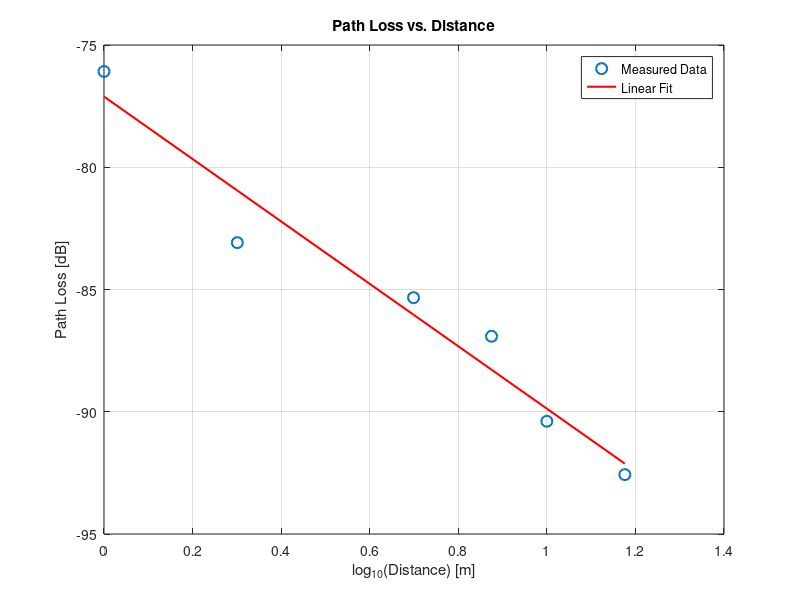
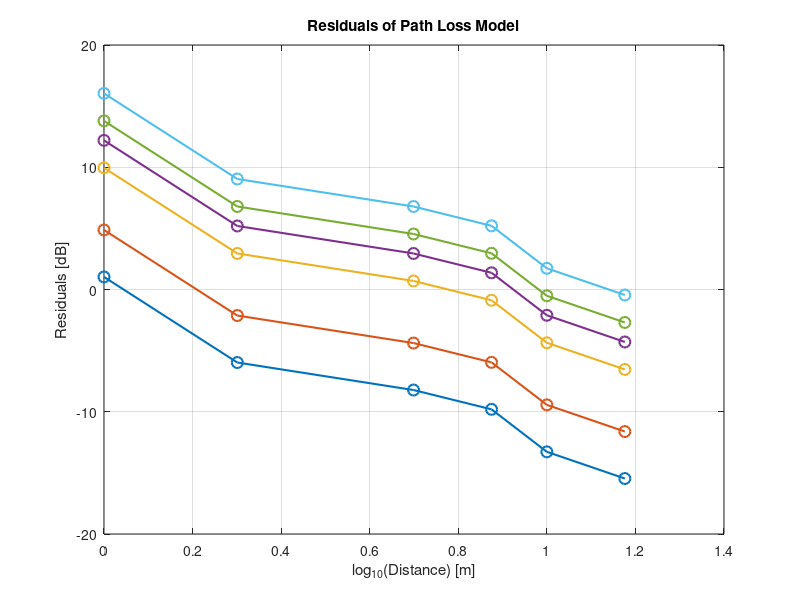
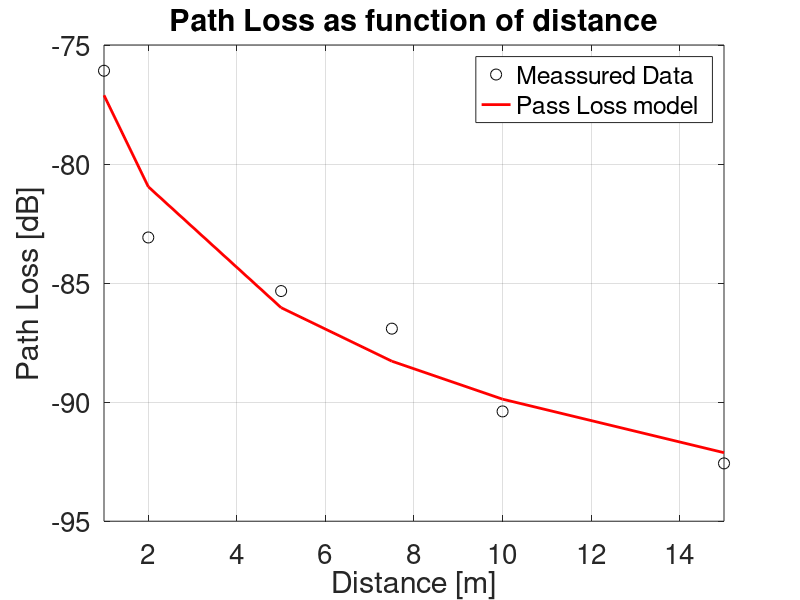

The MATLAB script that drew these images, in order:
% Clear workspace and command window
clear; clc;

% Define measured distances (in meters)
distances = [1, 2, 5, 7.5 , 10, 15]; 

% Meassured RSSI
rssi_values = {
    [-76, -82, -76, -76, -76, -73, -84, -76, -75, -77, -75, -75, -80, -76, -76, -74, -78, -77, -76, -76, -77, -76, -76, -76, -75, -79, -77, -74, -73, -78, -76, -75, -75, -75, -74, -77, -75, -75, -80, -76, -75, -75, -76, -76, -75, -66, -80, -76, -76], % RSSI at 1m
    [-81, -84, -83, -84, -80, -84, -82, -78, -82, -81, -83, -83, -79, -83, -92, -80, -82, -89, -80, -97, -82, -81, -84, -80], % RSSI at 2m
    [-88, -88, -92, -80, -80, -84], % RSSI at 5m
    [-90, -92, -84, -85, -85, -93, -85, -86, -84, -84, -85, -95, -85, -84, -84, -86, -93, -86, -84, -87, -84, -92, -86], % RSSI at 7.5m
    [-92, -89, -90, -88, -92, -92, -88, -90, -88, -95, -87, -92, -94, -88, -90, -93, -90, -89], % RSSI at 10m
    [-92, -92, -92, -94, -92, -92, -94] % RSSI at 15m
};

% Mean
mean_rssi = cellfun(@mean, rssi_values)

% Convert RSSI to path loss
PL = mean_rssi;
log_distances = log10(distances);

% PL = 10n * log10(d) + A
coeffs = polyfit(log_distances, PL, 1);

n = coeffs(1) / 10; 
A = coeffs(2);  

% Compute estimated path loss using the fitted model
PL_estimated = polyval(coeffs, log_distances);

% difference between measured and estimated path loss
residuals = PL - PL_estimated;

% standard diviation
sigma = std(residuals);

fprintf('Estimated Path Loss Exponent (n): %.2f\n', n);
fprintf('Offset Constant (A): %.2f dB\n', A);
fprintf('Shadowing Standard Deviation (σ): %.2f dB\n', sigma);

% Plot Path Loss vs. log10(Distance)

figure;
plot(log_distances, PL, 'o', 'MarkerSize', 8, 'LineWidth', 1.5);
hold on;
plot(log_distances, PL_estimated, '-r', 'LineWidth', 1.5);
xlabel('log_{10}(Distance) [m]');
ylabel('Path Loss [dB]');
title('Path Loss vs. Distance');
grid on;
legend('Measured Data', 'Linear Fit');

figure;
plot(log_distances, residuals, 'o-', 'MarkerSize', 8, 'LineWidth', 1.5);
xlabel('log_{10}(Distance) [m]');
ylabel('Residuals [dB]');
title('Residuals of Path Loss Model');
grid on;

%% Plot sammenligning
PL_est_polyfit = polyval(coeffs, log_distances);

% Beregn estimeret PL for originale afstande
PL_est_polyfit_normal = polyval(coeffs, log10(distances));

%
figure;
plot(distances, PL, 'ko', 'MarkerSize', 8, 'DisplayName', 'Meassured Data'); hold on;
plot(distances, PL_est_polyfit_normal, 'r-', 'LineWidth', 2, 'DisplayName', 'Pass Loss model');
xlabel('Distance [m]');
ylabel('Path Loss [dB]');
title('Path Loss as function of distance');
set(gca, 'FontSize', 20);  % for ticks og akse generelt
xlim([1 inf])
grid on;
legend show;